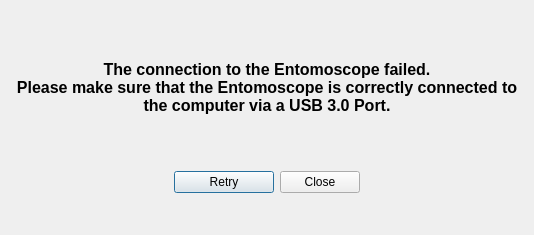
<?xml version="1.0" encoding="UTF-8"?>
<ui version="4.0">
 <class>Dialog</class>
 <widget class="QDialog" name="Dialog">
  <property name="geometry">
   <rect>
    <x>0</x>
    <y>0</y>
    <width>534</width>
    <height>235</height>
   </rect>
  </property>
  <property name="windowTitle">
   <string>ENIMAS: Connection failed!</string>
  </property>
  <layout class="QVBoxLayout" name="verticalLayout" stretch="5,0,1">
   <item>
    <widget class="QLabel" name="label_2">
     <property name="text">
      <string>&lt;html&gt;&lt;head/&gt;&lt;body&gt;&lt;p&gt;&lt;span style=&quot; font-size:12pt; font-weight:700;&quot;&gt;The connection to the Entomoscope failed.&lt;br/&gt;Please make sure that the Entomoscope is correctly connected to the computer via a USB 3.0 Port.&lt;/span&gt;&lt;/p&gt;&lt;/body&gt;&lt;/html&gt;</string>
     </property>
     <property name="alignment">
      <set>Qt::AlignCenter</set>
     </property>
     <property name="wordWrap">
      <bool>true</bool>
     </property>
    </widget>
   </item>
   <item>
    <layout class="QHBoxLayout" name="horizontalLayout" stretch="0,1,0,0">
     <property name="topMargin">
      <number>0</number>
     </property>
     <item>
      <spacer name="horizontalSpacer">
       <property name="orientation">
        <enum>Qt::Horizontal</enum>
       </property>
       <property name="sizeHint" stdset="0">
        <size>
         <width>40</width>
         <height>20</height>
        </size>
       </property>
      </spacer>
     </item>
     <item>
      <widget class="QPushButton" name="retry_bttn">
       <property name="maximumSize">
        <size>
         <width>100</width>
         <height>16777215</height>
        </size>
       </property>
       <property name="autoFillBackground">
        <bool>false</bool>
       </property>
       <property name="styleSheet">
        <string notr="true">font: 700 11pt &quot;Segoe UI&quot;;</string>
       </property>
       <property name="text">
        <string>Retry</string>
       </property>
      </widget>
     </item>
     <item>
      <widget class="QPushButton" name="close_bttn">
       <property name="maximumSize">
        <size>
         <width>100</width>
         <height>16777215</height>
        </size>
       </property>
       <property name="styleSheet">
        <string notr="true">font: 700 11pt &quot;Segoe UI&quot;;</string>
       </property>
       <property name="text">
        <string>Close</string>
       </property>
      </widget>
     </item>
     <item>
      <spacer name="horizontalSpacer_2">
       <property name="orientation">
        <enum>Qt::Horizontal</enum>
       </property>
       <property name="sizeHint" stdset="0">
        <size>
         <width>40</width>
         <height>20</height>
        </size>
       </property>
      </spacer>
     </item>
    </layout>
   </item>
   <item>
    <spacer name="verticalSpacer">
     <property name="orientation">
      <enum>Qt::Vertical</enum>
     </property>
     <property name="sizeHint" stdset="0">
      <size>
       <width>20</width>
       <height>40</height>
      </size>
     </property>
    </spacer>
   </item>
  </layout>
 </widget>
 <resources/>
 <connections/>
</ui>
